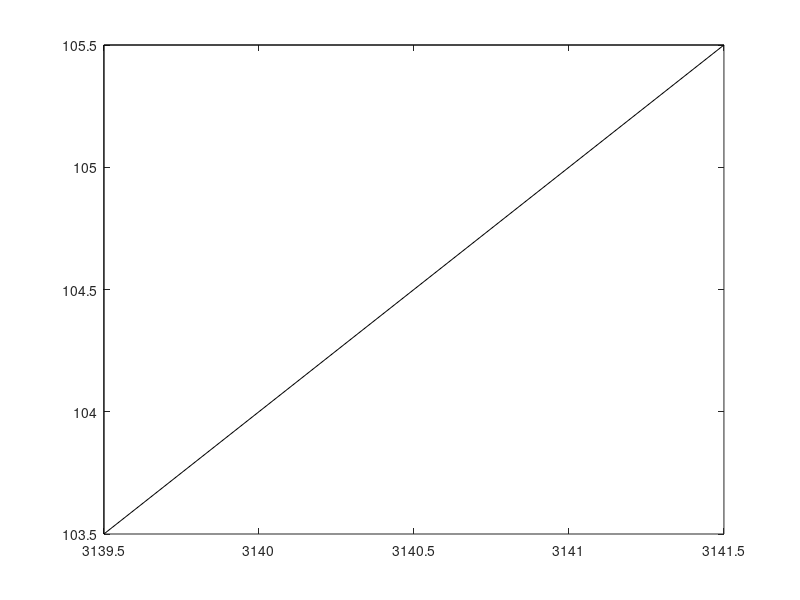

Source code (MATLAB):
figure(1)

x = [0 0 2 0 0]; 

y = [0 0 2 2 0]; 

hRect = plot(x, y, 'k'); % Stores handle to plotted lines 
% drawnow; 

for k = 1:45 % or whatever 

x = x+0.1*k^2; 

y = y+0.1*k; % Rectangle taking off into the sky! 

set(hRect, 'XData', x) 

set(hRect, 'YData', y) 

drawnow; 

pause(0.5) % Important to have a pause of at least 0.05 to not overwhelm the processor and drop plots 

end 